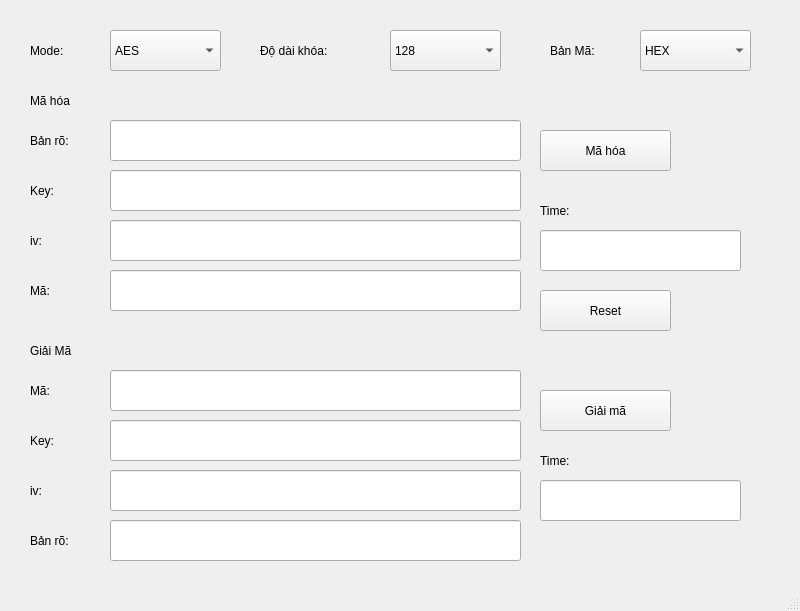
<?xml version="1.0" encoding="UTF-8"?>
<ui version="4.0">
 <class>MainWindow</class>
 <widget class="QMainWindow" name="MainWindow">
  <property name="geometry">
   <rect>
    <x>0</x>
    <y>0</y>
    <width>800</width>
    <height>611</height>
   </rect>
  </property>
  <property name="windowTitle">
   <string>MainWindow</string>
  </property>
  <widget class="QWidget" name="centralwidget">
   <widget class="QLabel" name="label">
    <property name="geometry">
     <rect>
      <x>30</x>
      <y>120</y>
      <width>71</width>
      <height>41</height>
     </rect>
    </property>
    <property name="styleSheet">
     <string notr="true">font: 16pt &quot;MS Shell Dlg 2&quot;;</string>
    </property>
    <property name="text">
     <string>Bản rõ:</string>
    </property>
   </widget>
   <widget class="QLabel" name="label_2">
    <property name="geometry">
     <rect>
      <x>30</x>
      <y>170</y>
      <width>71</width>
      <height>41</height>
     </rect>
    </property>
    <property name="styleSheet">
     <string notr="true">font: 16pt &quot;MS Shell Dlg 2&quot;;</string>
    </property>
    <property name="text">
     <string>Key:</string>
    </property>
   </widget>
   <widget class="QLabel" name="label_3">
    <property name="geometry">
     <rect>
      <x>30</x>
      <y>220</y>
      <width>71</width>
      <height>41</height>
     </rect>
    </property>
    <property name="styleSheet">
     <string notr="true">font: 16pt &quot;MS Shell Dlg 2&quot;;</string>
    </property>
    <property name="text">
     <string>iv:</string>
    </property>
   </widget>
   <widget class="QLabel" name="label_4">
    <property name="geometry">
     <rect>
      <x>30</x>
      <y>270</y>
      <width>71</width>
      <height>41</height>
     </rect>
    </property>
    <property name="styleSheet">
     <string notr="true">font: 16pt &quot;MS Shell Dlg 2&quot;;</string>
    </property>
    <property name="text">
     <string>Mã:</string>
    </property>
   </widget>
   <widget class="QLabel" name="label_5">
    <property name="geometry">
     <rect>
      <x>30</x>
      <y>80</y>
      <width>101</width>
      <height>41</height>
     </rect>
    </property>
    <property name="styleSheet">
     <string notr="true">font: 16pt &quot;MS Shell Dlg 2&quot;;</string>
    </property>
    <property name="text">
     <string>Mã hóa</string>
    </property>
   </widget>
   <widget class="QLabel" name="label_6">
    <property name="geometry">
     <rect>
      <x>30</x>
      <y>330</y>
      <width>101</width>
      <height>41</height>
     </rect>
    </property>
    <property name="styleSheet">
     <string notr="true">font: 16pt &quot;MS Shell Dlg 2&quot;;</string>
    </property>
    <property name="text">
     <string>Giải Mã</string>
    </property>
   </widget>
   <widget class="QLabel" name="label_7">
    <property name="geometry">
     <rect>
      <x>30</x>
      <y>370</y>
      <width>71</width>
      <height>41</height>
     </rect>
    </property>
    <property name="styleSheet">
     <string notr="true">font: 16pt &quot;MS Shell Dlg 2&quot;;</string>
    </property>
    <property name="text">
     <string>Mã:</string>
    </property>
   </widget>
   <widget class="QLabel" name="label_8">
    <property name="geometry">
     <rect>
      <x>30</x>
      <y>420</y>
      <width>61</width>
      <height>41</height>
     </rect>
    </property>
    <property name="styleSheet">
     <string notr="true">font: 16pt &quot;MS Shell Dlg 2&quot;;</string>
    </property>
    <property name="text">
     <string>Key:</string>
    </property>
   </widget>
   <widget class="QLabel" name="label_9">
    <property name="geometry">
     <rect>
      <x>30</x>
      <y>470</y>
      <width>71</width>
      <height>41</height>
     </rect>
    </property>
    <property name="styleSheet">
     <string notr="true">font: 16pt &quot;MS Shell Dlg 2&quot;;</string>
    </property>
    <property name="text">
     <string>iv:</string>
    </property>
   </widget>
   <widget class="QLabel" name="label_10">
    <property name="geometry">
     <rect>
      <x>30</x>
      <y>520</y>
      <width>71</width>
      <height>41</height>
     </rect>
    </property>
    <property name="styleSheet">
     <string notr="true">font: 16pt &quot;MS Shell Dlg 2&quot;;</string>
    </property>
    <property name="text">
     <string>Bản rõ:</string>
    </property>
   </widget>
   <widget class="QPushButton" name="pushButtonMH">
    <property name="geometry">
     <rect>
      <x>540</x>
      <y>130</y>
      <width>131</width>
      <height>41</height>
     </rect>
    </property>
    <property name="styleSheet">
     <string notr="true">font: 14pt &quot;MS Shell Dlg 2&quot;;</string>
    </property>
    <property name="text">
     <string>Mã hóa</string>
    </property>
   </widget>
   <widget class="QLabel" name="label_11">
    <property name="geometry">
     <rect>
      <x>540</x>
      <y>190</y>
      <width>101</width>
      <height>41</height>
     </rect>
    </property>
    <property name="styleSheet">
     <string notr="true">font: 16pt &quot;MS Shell Dlg 2&quot;;</string>
    </property>
    <property name="text">
     <string>Time:</string>
    </property>
   </widget>
   <widget class="QPushButton" name="pushButtonGM">
    <property name="geometry">
     <rect>
      <x>540</x>
      <y>390</y>
      <width>131</width>
      <height>41</height>
     </rect>
    </property>
    <property name="styleSheet">
     <string notr="true">font: 14pt &quot;MS Shell Dlg 2&quot;;</string>
    </property>
    <property name="text">
     <string>Giải mã</string>
    </property>
   </widget>
   <widget class="QLabel" name="label_12">
    <property name="geometry">
     <rect>
      <x>540</x>
      <y>440</y>
      <width>101</width>
      <height>41</height>
     </rect>
    </property>
    <property name="styleSheet">
     <string notr="true">font: 16pt &quot;MS Shell Dlg 2&quot;;</string>
    </property>
    <property name="text">
     <string>Time:</string>
    </property>
   </widget>
   <widget class="QComboBox" name="comboBoxMode">
    <property name="geometry">
     <rect>
      <x>110</x>
      <y>30</y>
      <width>111</width>
      <height>41</height>
     </rect>
    </property>
    <property name="styleSheet">
     <string notr="true">font: 14pt &quot;MS Shell Dlg 2&quot;;</string>
    </property>
    <item>
     <property name="text">
      <string>AES</string>
     </property>
    </item>
    <item>
     <property name="text">
      <string>AES_CBC</string>
     </property>
    </item>
    <item>
     <property name="text">
      <string>AES_PCBC</string>
     </property>
    </item>
    <item>
     <property name="text">
      <string>AES_CFB</string>
     </property>
    </item>
    <item>
     <property name="text">
      <string>AES_OFB</string>
     </property>
    </item>
    <item>
     <property name="text">
      <string>AES_CTR</string>
     </property>
    </item>
   </widget>
   <widget class="QLabel" name="label_13">
    <property name="geometry">
     <rect>
      <x>30</x>
      <y>30</y>
      <width>81</width>
      <height>41</height>
     </rect>
    </property>
    <property name="styleSheet">
     <string notr="true">font: 16pt &quot;MS Shell Dlg 2&quot;;</string>
    </property>
    <property name="text">
     <string>Mode:</string>
    </property>
   </widget>
   <widget class="QPushButton" name="pushButtnReset">
    <property name="geometry">
     <rect>
      <x>540</x>
      <y>290</y>
      <width>131</width>
      <height>41</height>
     </rect>
    </property>
    <property name="styleSheet">
     <string notr="true">font: 14pt &quot;MS Shell Dlg 2&quot;;</string>
    </property>
    <property name="text">
     <string>Reset</string>
    </property>
   </widget>
   <widget class="QLabel" name="label_14">
    <property name="geometry">
     <rect>
      <x>260</x>
      <y>30</y>
      <width>121</width>
      <height>41</height>
     </rect>
    </property>
    <property name="styleSheet">
     <string notr="true">font: 16pt &quot;MS Shell Dlg 2&quot;;</string>
    </property>
    <property name="text">
     <string>Độ dài khóa:</string>
    </property>
   </widget>
   <widget class="QComboBox" name="comboBoxLength">
    <property name="geometry">
     <rect>
      <x>390</x>
      <y>30</y>
      <width>111</width>
      <height>41</height>
     </rect>
    </property>
    <property name="styleSheet">
     <string notr="true">font: 14pt &quot;MS Shell Dlg 2&quot;;</string>
    </property>
    <item>
     <property name="text">
      <string>128</string>
     </property>
    </item>
    <item>
     <property name="text">
      <string>192</string>
     </property>
    </item>
    <item>
     <property name="text">
      <string>256</string>
     </property>
    </item>
   </widget>
   <widget class="QLineEdit" name="MHbanro">
    <property name="geometry">
     <rect>
      <x>110</x>
      <y>120</y>
      <width>411</width>
      <height>41</height>
     </rect>
    </property>
    <property name="styleSheet">
     <string notr="true">font: 14pt &quot;MS Shell Dlg 2&quot;;</string>
    </property>
   </widget>
   <widget class="QLineEdit" name="MHkey">
    <property name="geometry">
     <rect>
      <x>110</x>
      <y>170</y>
      <width>411</width>
      <height>41</height>
     </rect>
    </property>
    <property name="styleSheet">
     <string notr="true">font: 14pt &quot;MS Shell Dlg 2&quot;;</string>
    </property>
   </widget>
   <widget class="QLineEdit" name="MHiv">
    <property name="geometry">
     <rect>
      <x>110</x>
      <y>220</y>
      <width>411</width>
      <height>41</height>
     </rect>
    </property>
    <property name="styleSheet">
     <string notr="true">font: 14pt &quot;MS Shell Dlg 2&quot;;</string>
    </property>
   </widget>
   <widget class="QLineEdit" name="MHma">
    <property name="geometry">
     <rect>
      <x>110</x>
      <y>270</y>
      <width>411</width>
      <height>41</height>
     </rect>
    </property>
    <property name="styleSheet">
     <string notr="true">font: 14pt &quot;MS Shell Dlg 2&quot;;</string>
    </property>
   </widget>
   <widget class="QLineEdit" name="GMma">
    <property name="geometry">
     <rect>
      <x>110</x>
      <y>370</y>
      <width>411</width>
      <height>41</height>
     </rect>
    </property>
    <property name="styleSheet">
     <string notr="true">font: 14pt &quot;MS Shell Dlg 2&quot;;</string>
    </property>
   </widget>
   <widget class="QLineEdit" name="GMkey">
    <property name="geometry">
     <rect>
      <x>110</x>
      <y>420</y>
      <width>411</width>
      <height>41</height>
     </rect>
    </property>
    <property name="styleSheet">
     <string notr="true">font: 14pt &quot;MS Shell Dlg 2&quot;;</string>
    </property>
   </widget>
   <widget class="QLineEdit" name="GMbanro">
    <property name="geometry">
     <rect>
      <x>110</x>
      <y>520</y>
      <width>411</width>
      <height>41</height>
     </rect>
    </property>
    <property name="styleSheet">
     <string notr="true">font: 14pt &quot;MS Shell Dlg 2&quot;;</string>
    </property>
   </widget>
   <widget class="QLineEdit" name="GMiv">
    <property name="geometry">
     <rect>
      <x>110</x>
      <y>470</y>
      <width>411</width>
      <height>41</height>
     </rect>
    </property>
    <property name="styleSheet">
     <string notr="true">font: 14pt &quot;MS Shell Dlg 2&quot;;</string>
    </property>
   </widget>
   <widget class="QLineEdit" name="timeMahoa">
    <property name="geometry">
     <rect>
      <x>540</x>
      <y>230</y>
      <width>201</width>
      <height>41</height>
     </rect>
    </property>
    <property name="styleSheet">
     <string notr="true">font: 14pt &quot;MS Shell Dlg 2&quot;;</string>
    </property>
   </widget>
   <widget class="QLineEdit" name="timeGM">
    <property name="geometry">
     <rect>
      <x>540</x>
      <y>480</y>
      <width>201</width>
      <height>41</height>
     </rect>
    </property>
    <property name="styleSheet">
     <string notr="true">font: 14pt &quot;MS Shell Dlg 2&quot;;</string>
    </property>
   </widget>
   <widget class="QLabel" name="label_15">
    <property name="geometry">
     <rect>
      <x>550</x>
      <y>30</y>
      <width>81</width>
      <height>41</height>
     </rect>
    </property>
    <property name="styleSheet">
     <string notr="true">font: 16pt &quot;MS Shell Dlg 2&quot;;</string>
    </property>
    <property name="text">
     <string>Bản Mã:</string>
    </property>
   </widget>
   <widget class="QComboBox" name="comboBoxLength_2">
    <property name="geometry">
     <rect>
      <x>640</x>
      <y>30</y>
      <width>111</width>
      <height>41</height>
     </rect>
    </property>
    <property name="styleSheet">
     <string notr="true">font: 14pt &quot;MS Shell Dlg 2&quot;;</string>
    </property>
    <item>
     <property name="text">
      <string>HEX</string>
     </property>
    </item>
    <item>
     <property name="text">
      <string>UTF-8</string>
     </property>
    </item>
    <item>
     <property name="text">
      <string>UTF16</string>
     </property>
    </item>
   </widget>
  </widget>
  <widget class="QMenuBar" name="menubar">
   <property name="geometry">
    <rect>
     <x>0</x>
     <y>0</y>
     <width>800</width>
     <height>21</height>
    </rect>
   </property>
  </widget>
  <widget class="QStatusBar" name="statusbar"/>
 </widget>
 <resources/>
 <connections/>
</ui>
